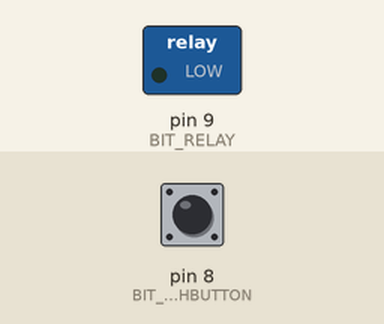
Recording of a sketch running on a simulated Arduino Uno, built with avr-gcc and run on an emulated ATmega328P. Shown: switched loads named in the sketch (green lamp = pin HIGH). The test bench sets the inputs (shaded band); at power-on: pin 8 (BIT_PUSHBUTTON) HIGH.

Above: at 1.2 s.
1.3 s: pin 8 (BIT_PUSHBUTTON) pulled LOW for 0.15 s
At 1.37 s:
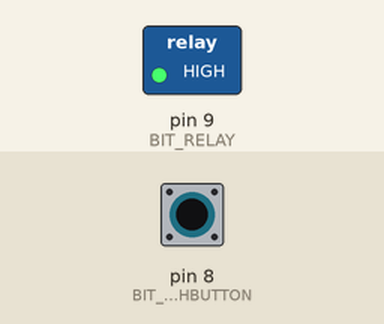
2.9 s: pin 8 (BIT_PUSHBUTTON) pulled LOW for 3.2 s
At 7.5 s:
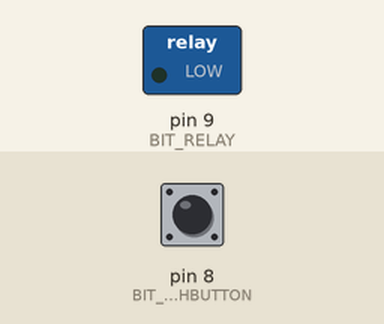
Timing chart, 0 to 9.0 s (numbered marks = the images above; inputs shaded):
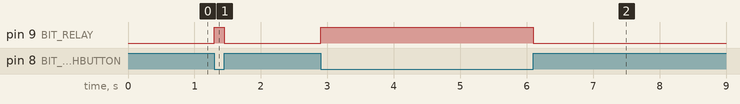

Measured:
- after the input at 1.3 s, pin 9 (BIT_RELAY): LOW → HIGH at once, → LOW 0.15 s later
- after the input at 2.9 s, pin 9 (BIT_RELAY): LOW → HIGH at once, → LOW 3.2 s later

The sketch:

Lab3_PartD.ino
```cpp
#define REG_DDR_PUSHBUTTON DDRB
#define REG_PORT_PUSHBUTTON PORTB
#define REG_PIN_PUSHBUTTON PINB
#define BIT_PUSHBUTTON 0

#define REG_DDR_RELAY DDRB
#define REG_PORT_RELAY PORTB
#define BIT_RELAY 1


void setup() {
  REG_DDR_RELAY |= _BV(BIT_RELAY);
  REG_PORT_PUSHBUTTON |= _BV(BIT_PUSHBUTTON);
}

void loop(){
  while (bit_is_clear(REG_PIN_PUSHBUTTON, BIT_PUSHBUTTON) ) {
    REG_PORT_RELAY |= _BV(BIT_RELAY);
  }
  REG_PORT_RELAY &= ~_BV(BIT_RELAY);

  delay(10);
}
```
